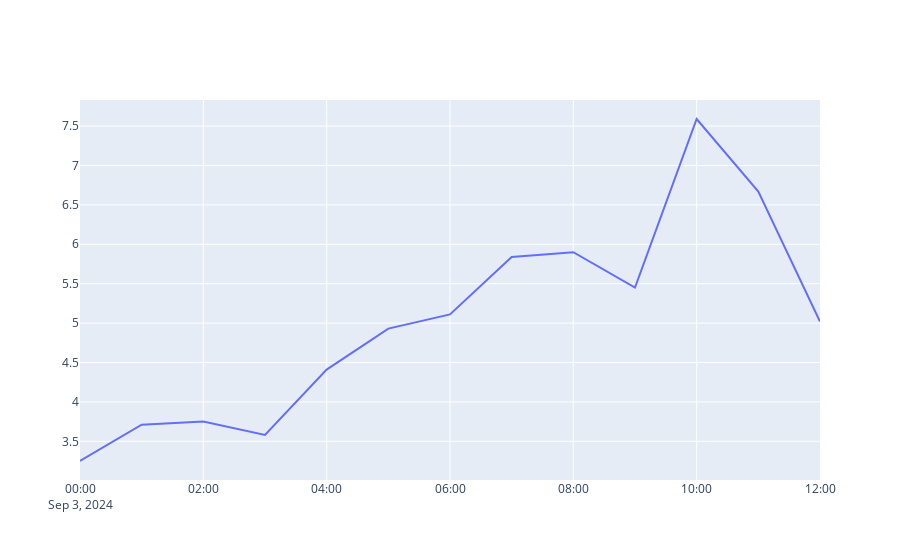

Notebook code for this chart:
### Code cell
fig = go.Figure()
fig.add_trace(
    go.Scatter(x=df.index, y=df["pm2_5_1_hr"], mode='lines', name='Original')
)
fig.show()

### Figure 1 — Plotly figure (JSON) as saved in the notebook; plotly's stock layout.template omitted (floating-point values rounded to 4 significant figures)
{"data": [{"mode": "lines", "name": "Original", "type": "scatter", "x": ["2024-09-03T00:00:00", "2024-09-03T01:00:00", "2024-09-03T02:00:00", "2024-09-03T03:00:00", "2024-09-03T04:00:00", "2024-09-03T05:00:00", "2024-09-03T06:00:00", "2024-09-03T07:00:00", "2024-09-03T08:00:00", "2024-09-03T09:00:00", "2024-09-03T10:00:00", "2024-09-03T11:00:00", "2024-09-03T12:00:00"], "y": [3.25, 3.71, 3.75, 3.58, 4.41, 4.93, 5.11, 5.84, 5.9, 5.45, 7.59, 6.67, 5.02]}], "layout": {}}
